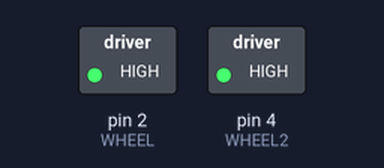
Simulated run of this sketch. Board: Arduino Uno, built with avr-gcc and run on an emulated ATmega328P. Parts: switched loads named in the sketch (green lamp = pin HIGH).

Above: at 2.5 s.
At 5.5 s:
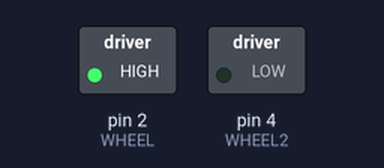
Timing chart, 0 to 6.9 s (numbered marks = the images above):
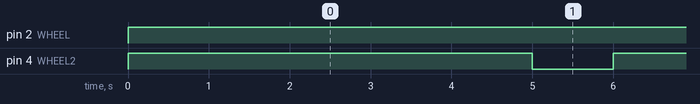

Measured:
- by itself, pin 2 (WHEEL): LOW → HIGH at 0.00 s
- by itself, pin 4 (WHEEL2): alternates HIGH for 5.0 s and LOW for 1.0 s

The sketch:

wheel.ino
```cpp
#define WHEEL 2
#define WHEEL2 4

void setup() {
 pinMode(WHEEL,OUTPUT);
 pinMode(WHEEL2,OUTPUT);
}
void loop() {
  digitalWrite(WHEEL,HIGH);
  digitalWrite(WHEEL2,HIGH);
  delay(5000);
  digitalWrite(WHEEL,HIGH);
  digitalWrite(WHEEL2,LOW);
  delay(1000);
}
```
